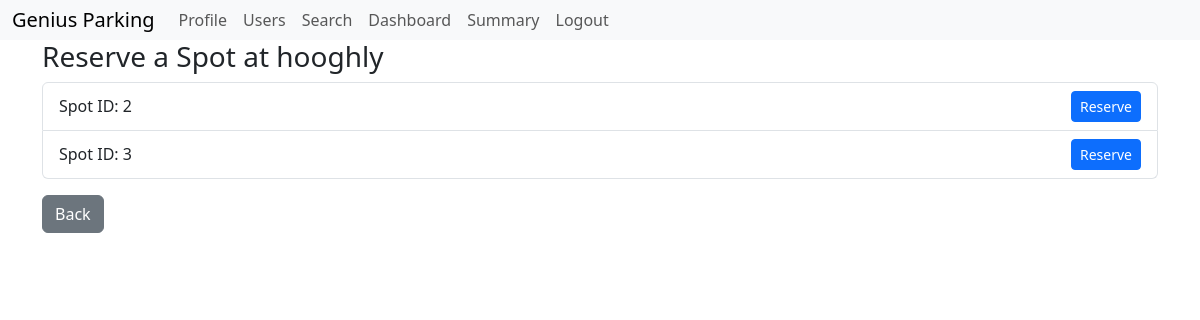
Page /reserve_parking/1 (signed in) on the committed database.
### models.py (models this page shows, shortened)
class Parking_Lot(db.Model):
    __tablename__ = 'parking_lot'
    id = db.Column(db.Integer, primary_key=True)
    prime_location_name = db.Column(db.String(100), nullable=False)
    price = db.Column(db.Float, nullable=False)
    address = db.Column(db.String(255), nullable=False)
    pincode = db.Column(db.String(10), nullable=False)
    maximum_number_of_spots = db.Column(db.Integer, nullable=False)
    user_id = db.Column(db.Integer, db.ForeignKey('user.id'), nullable=False)
    parking_spot = db.relationship('Parking_Spot', back_populates='parking_lot', lazy=True)

class Parking_Spot(db.Model):
    __tablename__ = 'parking_spot'
    id = db.Column(db.Integer, primary_key=True)
    lot_id = db.Column(db.Integer, db.ForeignKey('parking_lot.id'), nullable=False)
    status = db.Column(db.String(1), nullable=False, default='A')  ## 'A'-Available/'O'-Occupied
    parking_lot = db.relationship('Parking_Lot', back_populates='parking_spot', lazy=True)

### routes.py (the view)
@app.route('/reserve_parking/<int:lot_id>', methods=['GET'])
@auth_checker
def reserve_parking(lot_id):
    lot = Parking_Lot.query.get_or_404(lot_id)
    available_spots = Parking_Spot.query.filter_by(lot_id=lot.id, status='A').all()
    return render_template('reserve_parking.html', lot=lot, available_spots=available_spots, user = User.query.get(session['user_id']))

### app.py (called while the page is built)
@app.context_processor
def inject_now():
    return {'now': lambda: datetime.now().strftime("%Y-%m-%d %H:%M:%S")}

### routes.py (called while the page is built)
def auth_checker(func):
    @wraps(func)
    def core(*args, **kwargs):
        if 'user_id' not in session:
            flash('Please login first!', 'danger')
            return redirect(url_for('login'))
        return func(*args, **kwargs)
    return core

### templates/reserve_parking.html
{% extends 'layout.html' %}
{% block content %}
<h3>Reserve a Spot at {{ lot.prime_location_name }}</h3>
{% if available_spots %}
    <ul class="list-group">
        {% for spot in available_spots %}
        <li class="list-group-item d-flex justify-content-between align-items-center">
            Spot ID: {{ spot.id }}
            <a href="{{ url_for('reserve_spot', spot_id=spot.id) }}" class="btn btn-primary btn-sm">Reserve</a>
        </li>
        {% endfor %}
    </ul>
{% else %}
    <p>No available spots at the moment.</p>
{% endif %}
<a href="{{ url_for('user_dashboard') }}" class="btn btn-secondary mt-3">Back</a>
{% endblock %}

### rows in the picture
Parking_Lot: prime_location_name "hooghly"
Parking_Spot: id "2"
Parking_Spot: id "3"
